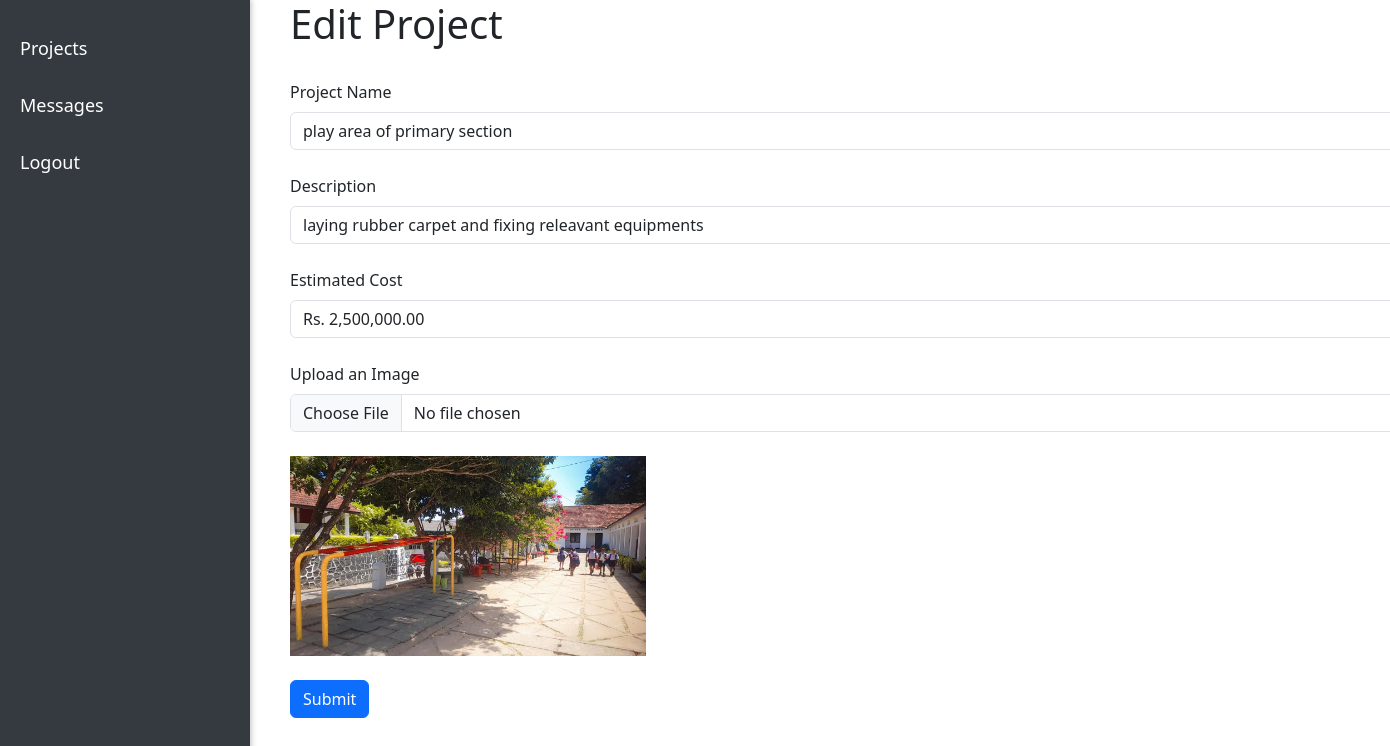
Screenshot of /pages/edit-project.php?id=2 with the database file from the repository.
### tables this page shows
CREATE TABLE `projects` (
  `id` int NOT NULL,
  `name` text NOT NULL,
  `description` text NOT NULL,
  `cost` text NOT NULL,
  `img` text NOT NULL
);

### pages/edit-project.php (the view, shortened to what this page needs)
<!DOCTYPE html>
<html lang="en">
<head>
    <link href="https://cdn.jsdelivr.net/npm/bootstrap@5.3.3/dist/css/bootstrap.min.css" rel="stylesheet">
</head>
<body>
  <?php include('../components/verticalNavbar.php'); ?>
  <div class="container " style="margin-left: 20vw">
    <h1>Edit Project</h1><br>
    <form class="form" action="../data/edit-project.php" method="POST" enctype="multipart/form-data">
    <?php
    $id = $_GET['id'];
    include('../data/conn.php');
    $sql = "SELECT * FROM projects WHERE id = '$id'";
    $result = mysqli_query($conn, $sql);
    $row = mysqli_fetch_assoc($result)
    ?>
    <label class="form-label">Project Name</label>
    <input class="form-control" type="text" name="name" value="<?php echo $row['name']; ?>" required><br>
    <label class="form-label">Description</label>
    <input class="form-control" type="text" name="description" value="<?php echo $row['description']; ?>" required><br>
    <label class="form-label">Estimated Cost</label>
    <input class="form-control" type="text" name="cost" value="<?php echo $row['cost']; ?>" required><br>
    <label class="form-label">Upload an Image</label>
    <input class="form-control" type="file" name="image"><br>
    <img src="../img/<?php echo $row['img']; ?>" width="auto" height="200px" value="<?php echo $row['img']; ?>"><br><br>
    <button type="submit" class="btn btn-primary">Submit</button>
    </form>
  </div>
</body>
</html>

### rows the page displays
projects: name "play area of primary section", description "laying rubber carpet and fixing releavant equipments", cost "Rs. 2,500,000.00", img (picture)
